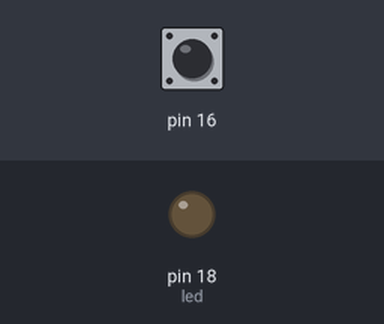
Recording of a program running on a simulated Raspberry Pi (header pin numbers). Shown: output pins drawn as LEDs (lit = HIGH). The test bench sets the inputs (shaded band); at power-on: pin 16 LOW.

Above: at 1.2 s.
1.3 s: pin 16 pulled HIGH for 0.15 s
At 1.45 s:
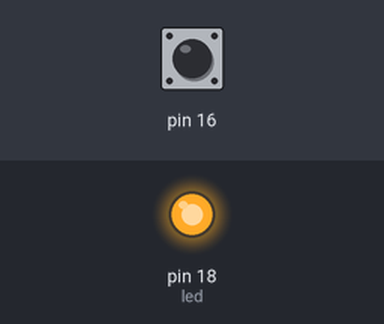
Timing chart, 0 to 5.2 s (numbered marks = the images above; inputs shaded):
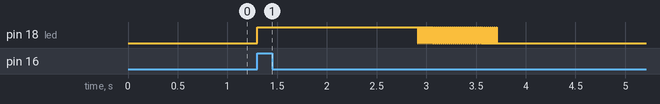

The program:

ExerciseLedEdge.py
```python
def fadeOut(cycle,period,incrementer):
    for i in range(1, 100):
        while True:
            if(period * cycle < 0):
                break
            GPIO.output(led, True)
            time.sleep(period * cycle)
            GPIO.output(led, False)
            time.sleep(period-(period*cycle))
            cycle = cycle - incrementer

def fadeIn(cycle,period,incrementer):
    for i in range(1, 100):
        while True:
            #fadein
            cycle = cycle + incrementer
            time.sleep(period+(period*cycle))
            GPIO.output(led, True)
            time.sleep(period * cycle)
            GPIO.output(led, False)
            if(period * cycle > 0):
                break

import RPi.GPIO as GPIO
import time

led = 18
GPIO.setmode(GPIO.BOARD)
GPIO.setup(led, GPIO.OUT)
GPIO.setup(16, GPIO.IN, pull_up_down = GPIO.PUD_DOWN)

while True:
    GPIO.wait_for_edge(16, GPIO.RISING)
    period = 0.02
    cycle = 1
    incrementer = .005
    fadeOut(cycle,period,incrementer)
    cycle = 0.005
    period = 0.005
    incrementer = .005
    fadeIn(cycle,period,incrementer)


GPIO.cleanup()
```

Measured:
- after the input at 1.3 s, pin 18 (led): LOW → HIGH at once, then repeats every 0.02 s: LOW 0.01 s, HIGH 0.01 s, until it stays LOW from 3.7 s
